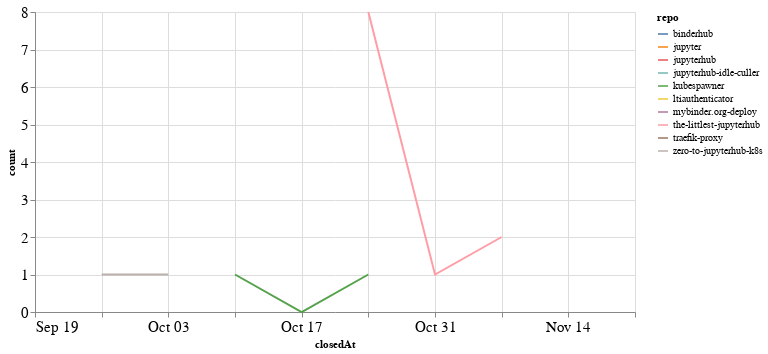

The notebook cell this image was saved under:
### Code cell
closed_by_time = closed_by.groupby('repo').resample('W', on='closedAt').count()['author'].reset_index()
closed_by_time = closed_by_time.rename(columns={'author': 'count'})

alt.Chart(closed_by_time, width=600).mark_line().encode(
    x='closedAt',
    y='count',
    color='repo',
    tooltip="repo"
)

### Figure 1 — Vega-Lite specification as saved in the notebook (floating-point values rounded to 4 significant figures)
{"config": {"axisLeft": {"labelFontSize": 15}, "axisBottom": {"labelFontSize": 15}}, "data": {"name": "data-2240edbbaf63bf23c111f569a4b78755"}, "mark": "line", "encoding": {"color": {"type": "nominal", "field": "repo"}, "tooltip": {"type": "nominal", "field": "repo"}, "x": {"type": "temporal", "field": "closedAt"}, "y": {"type": "quantitative", "field": "count"}}, "width": 600, "$schema": "https://vega.github.io/schema/vega-lite/v4.8.1.json", "datasets": {"data-2240edbbaf63bf23c111f569a4b78755": [{"repo": "binderhub", "closedAt": "2021-09-19T00:00:00", "count": 1}, {"repo": "jupyter", "closedAt": "2021-11-14T00:00:00", "count": 5}, {"repo": "jupyterhub", "closedAt": "2021-11-21T00:00:00", "count": 1}, {"repo": "jupyterhub-idle-culler", "closedAt": "2021-09-26T00:00:00", "count": 1}, {"repo": "kubespawner", "closedAt": "2021-10-10T00:00:00", "count": 1}, {"repo": "kubespawner", "closedAt": "2021-10-17T00:00:00", "count": 0}, {"repo": "kubespawner", "closedAt": "2021-10-24T00:00:00", "count": 1}, {"repo": "ltiauthenticator", "closedAt": "2021-11-21T00:00:00", "count": 1}, {"repo": "mybinder.org-deploy", "closedAt": "2021-10-24T00:00:00", "count": 1}, {"repo": "the-littlest-jupyterhub", "closedAt": "2021-10-24T00:00:00", "count": 8}, {"repo": "the-littlest-jupyterhub", "closedAt": "2021-10-31T00:00:00", "count": 1}, {"repo": "the-littlest-jupyterhub", "closedAt": "2021-11-07T00:00:00", "count": 2}, {"repo": "traefik-proxy", "closedAt": "2021-10-24T00:00:00", "count": 3}, {"repo": "zero-to-jupyterhub-k8s", "closedAt": "2021-09-26T00:00:00", "count": 1}, {"repo": "zero-to-jupyterhub-k8s", "closedAt": "2021-10-03T00:00:00", "count": 1}]}}
